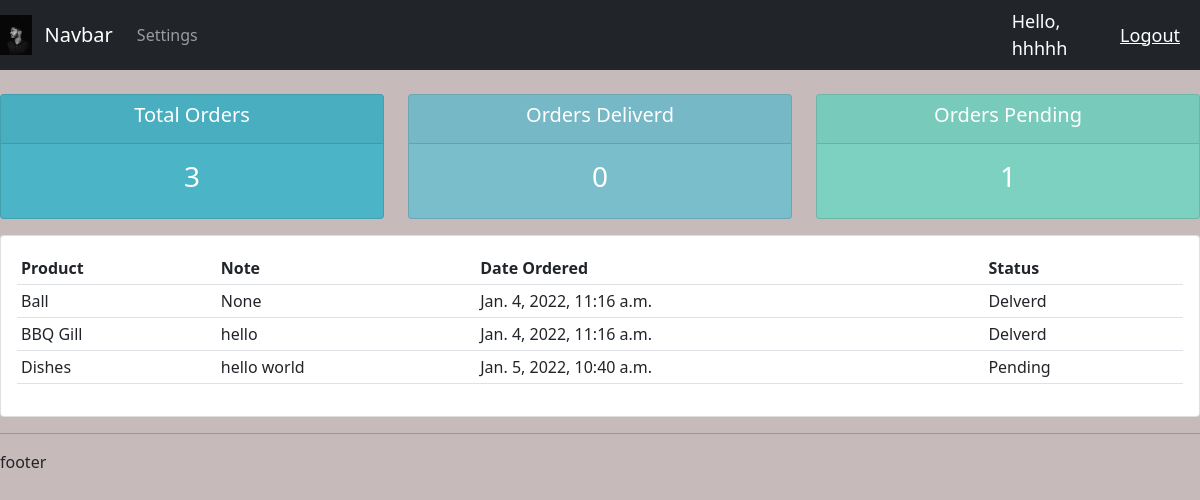
Page /userpage (signed in) on the committed database.
### accounts/models.py (models this page shows)
class Order(models.Model):
    STATUS = (
        ('Pending', 'pending'),
        ('Out for delivery', 'Out for delivery'),
        ('Delverd', 'deliverd'),
    )
    customer = models.ForeignKey('Customer', null=True, on_delete=models.SET_NULL)
    product = models.ForeignKey(Product, null=True, on_delete=models.SET_NULL)
    date_created = models.DateTimeField(auto_now_add=True, null=True)
    status = models.CharField(max_length=200, null=True, choices=STATUS)
    note = models.CharField(max_length=1000, null=True)
    def __str__(self):
        return self.product.name

class Product(models.Model):
    CATEGORY = (
        ('Indoor', 'Indoor'),
        ('Out Door','Out Door'),
    )
    name = models.CharField(max_length=200, null=True)
    price = models.FloatField(null=True)
    category = models.CharField(max_length=200, null=True, choices=CATEGORY)
    description = models.CharField(max_length=200, null=True, blank=True)
    date_created = models.DateTimeField(auto_now_add=True, null=True)
    tag= models.ManyToManyField(Tag)
    def __str__(self):
        return self.name

### accounts/decorators.py (the view)
        def wrapper_fun(request, *args, **kwargs):
            group = None
            if request.user.groups.exists():
                group = request.user.groups.all()[0].name
            if group in allowed_roles:
                return view_func(request, *args, **kwargs)
            else:
                return HttpResponse('yu are not authorized to this page')

### accounts/views.py (called while the page is built)
@login_required(login_url='login')
@allowed_users(allowed_roles=['customer'])
def userpage(request):
    orders = request.user.customer.order_set.all()
    total_orders = orders.count()
    delivered = orders.filter(status='Delivered').count()
    pending = orders.filter(status='Pending').count()
    print('ORDERS:',orders)
    context ={'orders':orders,'total_orders':total_orders,'delivered':delivered,'pending':pending}
    return render(request, 'accounts/user.html', context)

### accounts/templates/accounts/user.html
{% extends 'accounts/main.html' %}
{% block content %}
{% include 'accounts/status.html' %}
<div class="row">
    <div class="col-md">
        <div class="card card-body">
            <table class="table table-sm">
                <tr>
                    <th>Product</th>
                    <th>Note</th>
                    <th>Date Ordered</th>
                    <th>Status</th>
                </tr>
                {% for order in orders %}
                <tr>
                    <td>{{order.product}}</td>
                    <td>{{order.note}}</td>
                    <td>{{order.date_created}}</td>
                    <td>{{order.status}}</td>
                </tr>
                {% endfor %}
            </table>
        </div>
    </div>
</div>
{% endblock %}

### accounts/templates/accounts/navbar.html (shortened to what this page needs)
{% load static %}
<nav class="navbar navbar-expand-lg navbar-dark bg-dark">
  <img src="{% static 'images/baiju.jpeg' %}" alt="" width="40px" height="40px">
    <div class="container-fluid">
      <a class="navbar-brand" href="#">Navbar</a>
      <div class="collapse navbar-collapse" id="navbarNav">
        <ul class="navbar-nav">
          <li class="nav-item">
            {% if request.user.is_staff %}
            <a class="nav-link active" aria-current="page" href="{% url 'home' %}">Dashbord</a>
          </li>
          <li class="nav-item">
            <a class="nav-link" href="{% url 'products' %}">products</a>
          </li>
          {% else %}
          <li class="nav-item">
            <a class="nav-link" href="{% url 'account' %}">Settings</a>
          </li>
          {% endif %}
        </ul>
      </div>
    </div>
  <span class="hello-msg">Hello, {{request.user}}</span>
  <span><a class="hello-msg" href="{% url 'logout'%}">Logout</a></span>
  </nav>

### static/css/style.css (style rules this page uses)
body { background-color: green; }

### accounts/templates/accounts/main.html (style rules this page uses)
body { background-color: rgb(199, 186, 186); }

### accounts/templates/accounts/navbar.html (style rules this page uses)
.hello-msg { font-size: 18px; color: #fff; margin-right: 20px; }

### rows in the picture
Order: product "Ball", note "None", date_created "Jan. 4, 2022, 11:16 a.m.", status "Delverd"
Order: product "BBQ Gill", note "hello", date_created "Jan. 4, 2022, 11:16 a.m.", status "Delverd"
Order: product "Dishes", note "hello world", date_created "Jan. 5, 2022, 10:40 a.m.", status "Pending"

### other values in the picture
{{ request.user }} "hhhhh"
{{ total_orders }} "3"
{{ delivered }} "0"
{{ pending }} "1"
